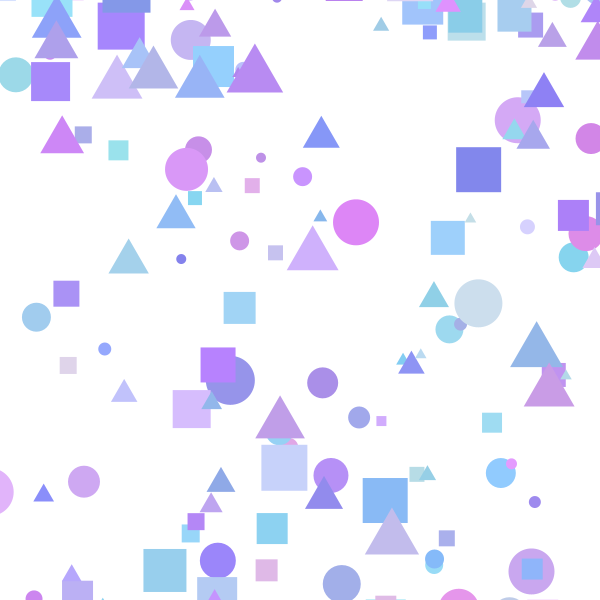
Frame 1 (no input)
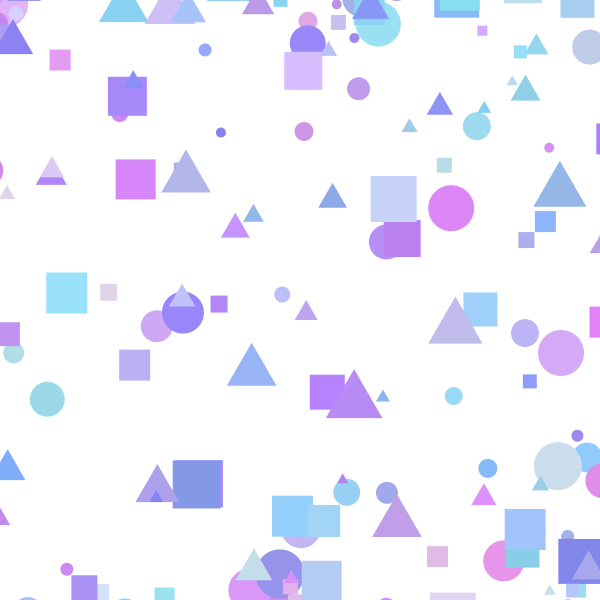
Frame 60 (the mouse pressed at the canvas centre just before this capture)
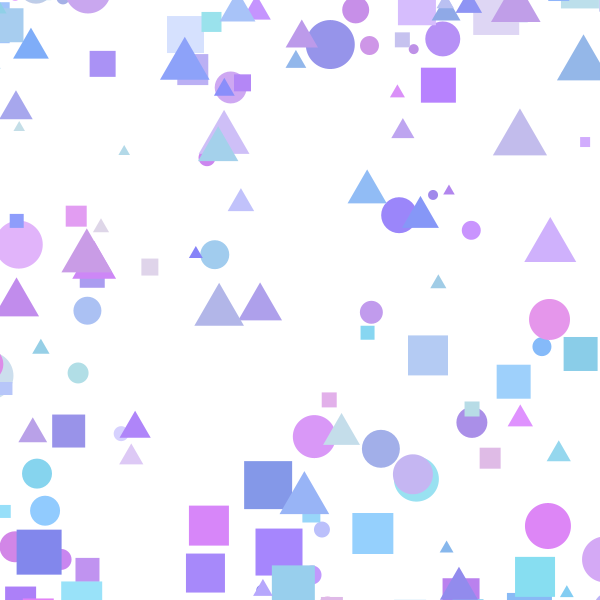
Frame 120 (the mouse held since frame 60 and released just before this capture)

The Processing sketch that drew these frames (run headless with seeded random() and noise(); from frame 60 on, the mouse is pressed at the canvas centre):

// Processing sketch: sketch_12_composition
// ── sketch_12_composition.pde
final int CIRCLES_COUNT = 50;
final int SQUARES_COUNT = 50;
final int TRIANGLES_COUNT = 50;

Shape[] shapes = new Shape[CIRCLES_COUNT+SQUARES_COUNT+TRIANGLES_COUNT];

void setup() {
  size(600, 600);
  noStroke();
  for( int i = 0; i < shapes.length; i++){
    if( i < CIRCLES_COUNT ){
      shapes[i] = new Circle();
    }else if( i < CIRCLES_COUNT+SQUARES_COUNT ){
      shapes[i] = new Square();
    }else{
      shapes[i] = new Triangle();
    }
  }
}


void draw() {
  background(255);
  for( int i = 0; i < shapes.length; i++){
    shapes[i].update();
  }
  for( int i = 0; i < shapes.length; i++){
    shapes[i].draw();
  }
}


color randomColor() {
  return color(random(127,230), random(127,230), random(230,255));
}

interface Shape {
  void update();
  void draw();
}

class FloatingMove {
  // sin関数の偏差
  final float deviation;
  // y軸を指定するsin関数の周波数
  final float freq;
  // x軸移動速度
  final float xMoveSpeed;
  // x,y の埋まる位置
  final float offset;
  
  // x軸位置
  float x = 0;
  
  FloatingMove(float offset){
    this.offset = offset;
    this.deviation = random(0, 2*PI);
    
    this.x = random(-this.offset, width + this.offset);
    this.xMoveSpeed = random(0.2, 2.0);
    // 
    this.freq = random(1, 10  / this.xMoveSpeed);
    this.update();
  }
  
  float getY(){
    float sinval = sin(this.freq * this.x / (width + this.offset * 2) * PI + this.deviation);
    return (sinval/2 + 0.5) * (height + this.offset*2) - this.offset;    
  }
  
  void update(){
    this.x += this.xMoveSpeed;
    if( this.x > width + this.offset ){
      this.x = -this.offset;
    }
  }
}

class Circle implements Shape {
  // 色
  final color fillColor;
  // 直径
  final int diameter;
  // 動き
  final FloatingMove move;
  
  Circle(){
    this.fillColor = randomColor();
    this.diameter = (int)(random(10, 50));
    this.move = new FloatingMove(this.diameter/2);
    move.update();
  }
  
  void update(){
    move.update();
  }
  
  void draw(){
    fill(this.fillColor);
    circle(this.move.x, this.move.getY(), this.diameter);
  }
}

class Square implements Shape {
  // 色
  final color fillColor;
  // 辺の長さ
  final int edgeSize;
  // 動き
  final FloatingMove move;
  
  Square(){
    this.fillColor = randomColor();
    this.edgeSize = (int)(random(10, 50));
    this.move = new FloatingMove(this.edgeSize/2);
    this.move.update();
  }
  
  void update(){
    this.move.update();
  }
  
  void draw(){
    fill(this.fillColor);
    square(this.move.x - edgeSize/2, this.move.getY() - edgeSize/2, this.edgeSize );
  }
}

class Triangle implements Shape {
  // 色
  final color fillColor;
  // 辺の長さ
  final int edgeSize;
  // 動き
  final FloatingMove move;
  
  Triangle(){
    this.fillColor = randomColor();
    this.edgeSize = (int)(random(10, 50));
    this.move = new FloatingMove(this.edgeSize/2);
    this.move.update();
  }
  
  void update(){
    this.move.update();
  }
  
  void draw(){
    fill(this.fillColor);
    float x = this.move.x;
    float y = this.move.getY();
    float h = this.edgeSize;
    float edge = (float) Math.tan(radians(30)) * h;
    triangle(x, y, x-edge, y+h, x+edge, y+h);
  }
}
